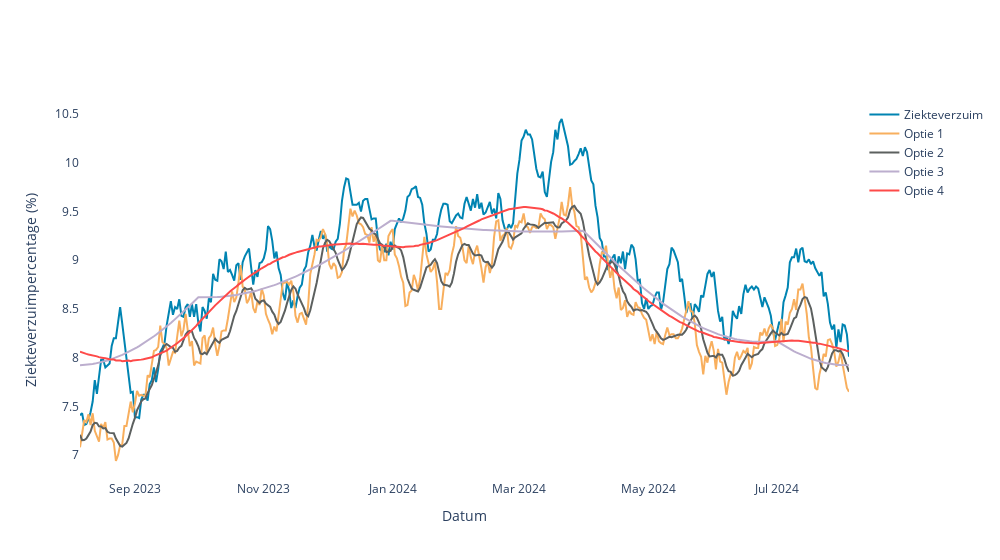

Notebook source saved alongside this figure:
### Markdown cell above
**Opgave 3.2.** Bij meerdere metrieken kan het voorkomen dat voor sommige metrieken model A beter presenteert en voor andere metrieken model B. Hoe bepaal je dan welk model je moet kiezen? 

# 4. Impact & gevolg

Na een eerste beoordeling volgt een actie. Afhankelijk van welke actie, dient er rekening gehouden worden met de impact en het gevolg op het model. 

De eerste actie welke we beschrijven is voor de forecaster. In de bovenstaande voorbeelden zijn standaard instellingen gekozen voor het model. De voorspelling die het oplevert voldoen nog niet. Door het aanpassen van de instellingen, kun je tot een beter model komen. 

**Instellingen voor het voortschrijdend gemiddelde**

Het voortschrijdend gemiddelde kent in deze toepassing twee variabelen:
* *vensterlengte*: Het aantal dagen voorafgaand waar het gemiddelde voor berekend wordt. Oftewel, bij 7 wordt het gemiddelde genomen van 7 voorafgaande dagen (lees: week). De minimumwaarde voor vensterlengte is 1. 
* *verschuiving*: Het aantal dagen dat teruggekeken moet worden. Oftewel, bij 28 (4-wekelijks patroon) gaat het model 4 weken terug en neemt dan de voorgaande window_size om het gemiddelde te bepalen. De minimumwaarde voor verschuiving is 0.

Zie tevens het plaatje hieronder:

![Instellingen bij voortschrijdend gemiddelde](https://raw.githubusercontent.com/dsa-playground/tvt2024/main/images/voortschrijdend_gem_instellingen.png)

**Instellingen voor regressie**

Het regressiemodel kent in deze toepassing drie variabelen:
* *jaarlijks_patroon*: Denk je dat er een jaarpatroon in het ziekteverzuim is? Dan kies je voor True. Zo niet, dan kies je False.
* *wekelijks_patroon*: Denk je dat er een weekpatroon in het ziekteverzuim is? Dan kies je voor True. Zo niet, dan kies je False.
* *graad*: De graad is een geheel getal, beginnend bij 1. Afhankelijk van welk getal je kiest, bepaald hoe gezocht wordt naar de best passende lijn.

Zie tevens plaatje hieronder:

![Instellingen bij regressie](https://raw.githubusercontent.com/dsa-playground/tvt2024/main/images/regressie_instellingen.png)

**Opgave 4.1.** In de onderstaande tabel staan verschillende instellingen. Door de cel hieronder te draaien worden de opties uitgerekend voor de testperiod (laatste jaar). Dit levert:
- Een grafiek van het ziekteverzuim en de voorspelling van de verschillende opties. Door te klikken op de lijnen in de legenda kun je ze (tijdelijk) weghalen. 
- Een tabel met metrieken (eronder) van de verschillende opties. 

Welke van de volgende instelling levert het beste resultaat op? 

|Optie 1 | Optie 2 | Optie 3 | Optie 4 |
|:---|:---|:---|:---|
|Voortschrijdend gemiddelde:<ul><li>vensterlengte = 1</li><li>verschuiving = 365</li></ul>|Voortschrijdend gemiddelde:<ul><li>vensterlengte = 7</li><li>verschuiving = 365</li></ul>|Regressiemodel:<ul><li>jaarlijks_patroon=True</li><li>wekelijks_patroon=False</li><li>graad=1</li></ul>|Regressiemodel:<ul><li>jaarlijks_patroon=True</li><li>wekelijks_patroon=True</li><li>graad=2</li></ul>|

### Code cell
opties_berekenen(data)

### Figure 1 — Plotly figure (JSON) as saved in the notebook; plotly's stock layout.template omitted (floating-point values rounded to 4 significant figures; data arrays with more than 128 entries replaced by an {"elided": "..."} marker saying what was removed)
{"data": [{"line": {"color": "#0084B2"}, "mode": "lines", "name": "Ziekteverzuim", "type": "scatter", "x": {"elided": "365 str values"}, "y": {"elided": "365 float values"}}, {"line": {"color": "#F8AF5E"}, "mode": "lines", "name": "Optie 1", "type": "scatter", "x": {"elided": "365 str values"}, "y": {"elided": "365 float values"}}, {"line": {"color": "#5C605F"}, "mode": "lines", "name": "Optie 2", "type": "scatter", "x": {"elided": "365 str values"}, "y": {"elided": "365 float values"}}, {"line": {"color": "#BCAECE"}, "mode": "lines", "name": "Optie 3", "type": "scatter", "x": {"elided": "365 str values"}, "y": {"elided": "365 float values"}}, {"line": {"color": "#fe4a49"}, "mode": "lines", "name": "Optie 4", "type": "scatter", "x": {"elided": "365 str values"}, "y": {"elided": "365 float values"}}], "layout": {"autosize": false, "paper_bgcolor": "white", "plot_bgcolor": "white", "width": 1000, "xaxis": {"title": {"text": "Datum"}}, "yaxis": {"title": {"text": "Ziekteverzuimpercentage (%)"}}}}
